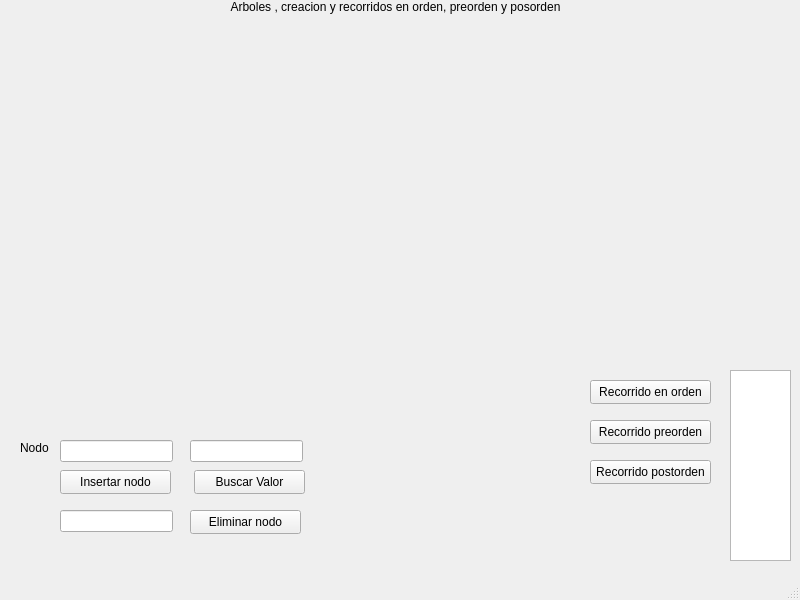
<?xml version="1.0" encoding="UTF-8"?>
<ui version="4.0">
 <class>MainWindow</class>
 <widget class="QMainWindow" name="MainWindow">
  <property name="geometry">
   <rect>
    <x>0</x>
    <y>0</y>
    <width>800</width>
    <height>600</height>
   </rect>
  </property>
  <property name="windowTitle">
   <string>Arboles Equipo:DEMM</string>
  </property>
  <property name="autoFillBackground">
   <bool>false</bool>
  </property>
  <widget class="QWidget" name="centralwidget">
   <widget class="QLineEdit" name="lineEditValue">
    <property name="geometry">
     <rect>
      <x>60</x>
      <y>440</y>
      <width>113</width>
      <height>22</height>
     </rect>
    </property>
   </widget>
   <widget class="QPushButton" name="pushButtonInsert">
    <property name="geometry">
     <rect>
      <x>60</x>
      <y>470</y>
      <width>111</width>
      <height>24</height>
     </rect>
    </property>
    <property name="text">
     <string>Insertar nodo</string>
    </property>
   </widget>
   <widget class="QLabel" name="label">
    <property name="geometry">
     <rect>
      <x>20</x>
      <y>440</y>
      <width>41</width>
      <height>16</height>
     </rect>
    </property>
    <property name="text">
     <string>Nodo</string>
    </property>
   </widget>
   <widget class="QPushButton" name="pushButtonInOrder">
    <property name="geometry">
     <rect>
      <x>590</x>
      <y>380</y>
      <width>121</width>
      <height>24</height>
     </rect>
    </property>
    <property name="text">
     <string>Recorrido en orden</string>
    </property>
   </widget>
   <widget class="QListWidget" name="listWidgetTraversal">
    <property name="geometry">
     <rect>
      <x>730</x>
      <y>370</y>
      <width>61</width>
      <height>191</height>
     </rect>
    </property>
   </widget>
   <widget class="QPushButton" name="pushButtonPreOrder">
    <property name="geometry">
     <rect>
      <x>590</x>
      <y>420</y>
      <width>121</width>
      <height>24</height>
     </rect>
    </property>
    <property name="text">
     <string>Recorrido preorden</string>
    </property>
   </widget>
   <widget class="QPushButton" name="pushButtonPostOrder">
    <property name="geometry">
     <rect>
      <x>590</x>
      <y>460</y>
      <width>121</width>
      <height>24</height>
     </rect>
    </property>
    <property name="text">
     <string>Recorrido postorden</string>
    </property>
   </widget>
   <widget class="QLabel" name="label_2">
    <property name="geometry">
     <rect>
      <x>220</x>
      <y>0</y>
      <width>351</width>
      <height>21</height>
     </rect>
    </property>
    <property name="text">
     <string>Arboles , creacion y recorridos en orden, preorden y posorden</string>
    </property>
    <property name="alignment">
     <set>Qt::AlignmentFlag::AlignHCenter|Qt::AlignmentFlag::AlignTop</set>
    </property>
   </widget>
   <widget class="QPushButton" name="pushButtonSearch">
    <property name="geometry">
     <rect>
      <x>194</x>
      <y>470</y>
      <width>111</width>
      <height>24</height>
     </rect>
    </property>
    <property name="text">
     <string>Buscar Valor</string>
    </property>
   </widget>
   <widget class="QLineEdit" name="lineEditSearch">
    <property name="geometry">
     <rect>
      <x>190</x>
      <y>440</y>
      <width>113</width>
      <height>22</height>
     </rect>
    </property>
   </widget>
   <widget class="QLabel" name="labelSearchResult">
    <property name="geometry">
     <rect>
      <x>310</x>
      <y>440</y>
      <width>211</width>
      <height>16</height>
     </rect>
    </property>
    <property name="text">
     <string>&lt;html&gt;&lt;head/&gt;&lt;body&gt;&lt;p&gt;&lt;br/&gt;&lt;/p&gt;&lt;/body&gt;&lt;/html&gt;</string>
    </property>
   </widget>
   <widget class="QLineEdit" name="lineEditDelete">
    <property name="geometry">
     <rect>
      <x>60</x>
      <y>510</y>
      <width>113</width>
      <height>22</height>
     </rect>
    </property>
   </widget>
   <widget class="QPushButton" name="pushButtonDelete">
    <property name="geometry">
     <rect>
      <x>190</x>
      <y>510</y>
      <width>111</width>
      <height>24</height>
     </rect>
    </property>
    <property name="text">
     <string>Eliminar nodo</string>
    </property>
   </widget>
  </widget>
  <widget class="QMenuBar" name="menubar">
   <property name="geometry">
    <rect>
     <x>0</x>
     <y>0</y>
     <width>800</width>
     <height>22</height>
    </rect>
   </property>
  </widget>
  <widget class="QStatusBar" name="statusbar"/>
 </widget>
 <resources/>
 <connections/>
</ui>
